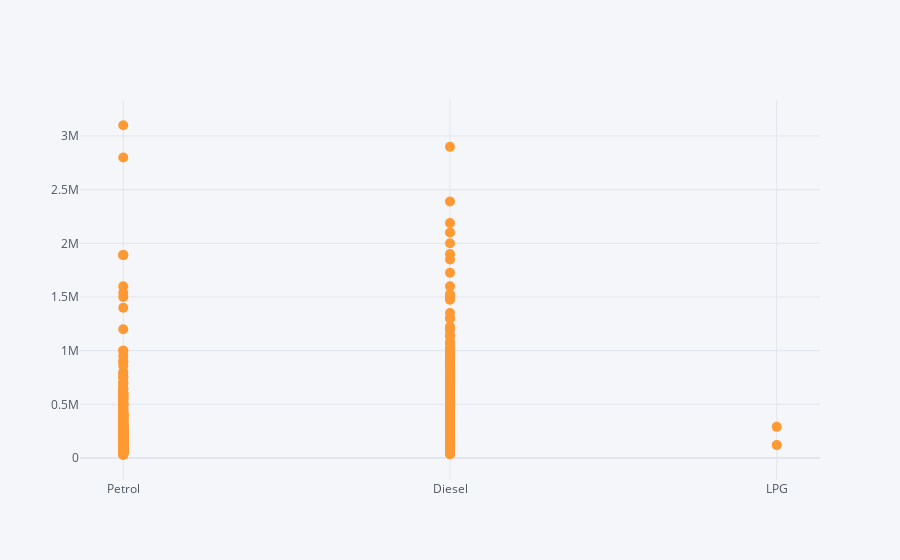

Notebook code cell kept with this figure:
### Code cell
car.iplot(kind='scatter',x='Fuel_type',y='Price',mode='markers',size=10)

### Figure 1 — Plotly figure (JSON) as saved in the notebook; plotly's stock layout.template omitted (floating-point values rounded to 4 significant figures; data arrays with more than 128 entries replaced by an {"elided": "..."} marker saying what was removed)
{"data": [{"line": {"color": "rgba(255, 153, 51, 1.0)", "dash": "solid", "shape": "linear", "width": 1.3}, "marker": {"size": 10, "symbol": "circle"}, "mode": "markers", "name": "Price", "text": "", "type": "scatter", "x": {"elided": "723 str values"}, "y": {"elided": "723 int values"}}], "layout": {"legend": {"bgcolor": "#F5F6F9", "font": {"color": "#4D5663"}}, "paper_bgcolor": "#F5F6F9", "plot_bgcolor": "#F5F6F9", "title": {"font": {"color": "#4D5663"}}, "xaxis": {"gridcolor": "#E1E5ED", "showgrid": true, "tickfont": {"color": "#4D5663"}, "title": {"font": {"color": "#4D5663"}, "text": ""}, "zerolinecolor": "#E1E5ED"}, "yaxis": {"gridcolor": "#E1E5ED", "showgrid": true, "tickfont": {"color": "#4D5663"}, "title": {"font": {"color": "#4D5663"}, "text": ""}, "zerolinecolor": "#E1E5ED"}}}
